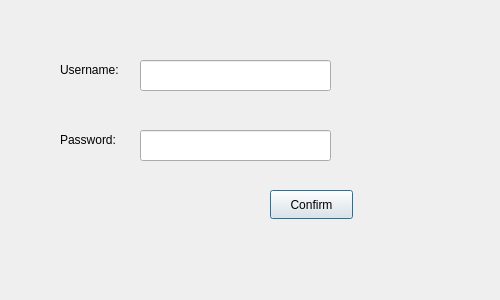
<?xml version="1.0" encoding="UTF-8"?>
<ui version="4.0">
 <class>studentauthenticate</class>
 <widget class="QDialog" name="studentauthenticate">
  <property name="geometry">
   <rect>
    <x>0</x>
    <y>0</y>
    <width>500</width>
    <height>300</height>
   </rect>
  </property>
  <property name="maximumSize">
   <size>
    <width>500</width>
    <height>300</height>
   </size>
  </property>
  <property name="windowTitle">
   <string>Dialog</string>
  </property>
  <widget class="QLineEdit" name="usernameLineEdit">
   <property name="geometry">
    <rect>
     <x>140</x>
     <y>60</y>
     <width>191</width>
     <height>31</height>
    </rect>
   </property>
  </widget>
  <widget class="QLineEdit" name="passwordLineEdit">
   <property name="geometry">
    <rect>
     <x>140</x>
     <y>130</y>
     <width>191</width>
     <height>31</height>
    </rect>
   </property>
   <property name="echoMode">
    <enum>QLineEdit::Password</enum>
   </property>
  </widget>
  <widget class="QLabel" name="label">
   <property name="geometry">
    <rect>
     <x>60</x>
     <y>60</y>
     <width>71</width>
     <height>20</height>
    </rect>
   </property>
   <property name="text">
    <string>Username:</string>
   </property>
  </widget>
  <widget class="QLabel" name="label_2">
   <property name="geometry">
    <rect>
     <x>60</x>
     <y>130</y>
     <width>71</width>
     <height>20</height>
    </rect>
   </property>
   <property name="text">
    <string>Password:</string>
   </property>
  </widget>
  <widget class="QPushButton" name="pushButton">
   <property name="geometry">
    <rect>
     <x>270</x>
     <y>190</y>
     <width>83</width>
     <height>29</height>
    </rect>
   </property>
   <property name="text">
    <string>Confirm</string>
   </property>
  </widget>
 </widget>
 <resources/>
 <connections/>
</ui>
